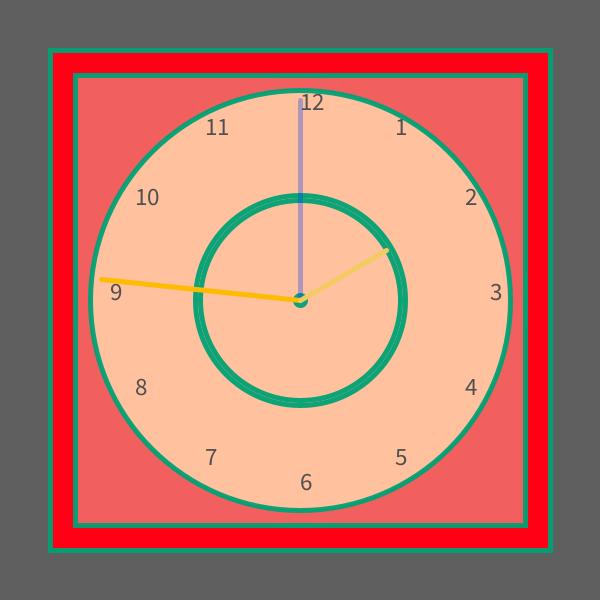
Frame 1 (no input)
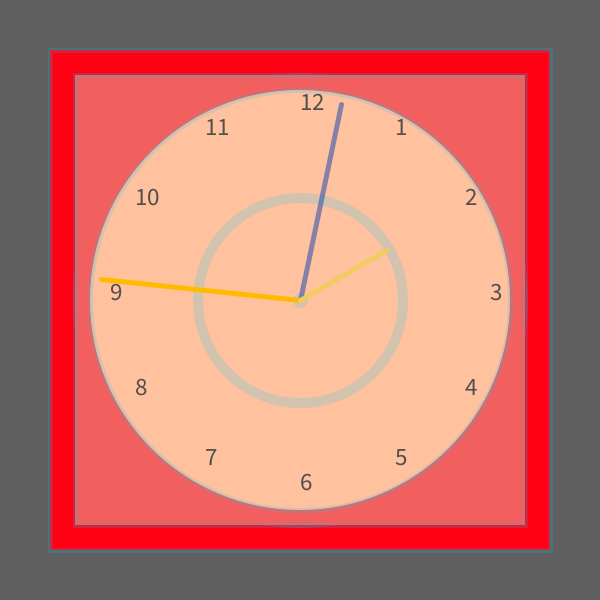
Frame 60 (the mouse pressed at the canvas centre just before this capture)
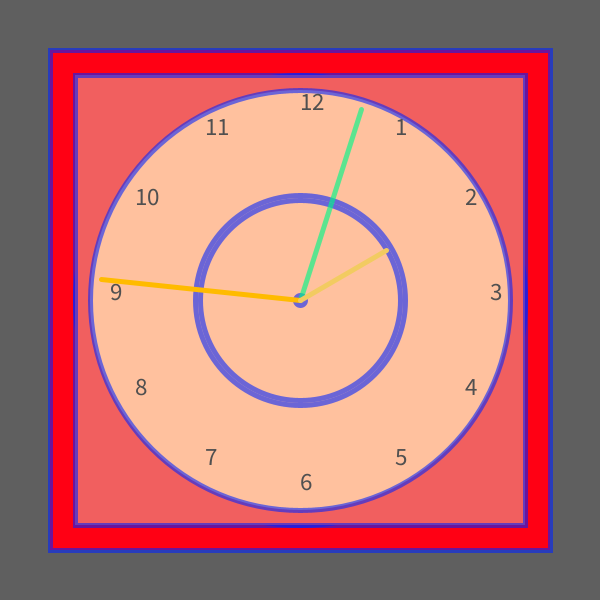
Frame 120 (the mouse held since frame 60 and released just before this capture)

The Processing sketch that drew these frames (run headless with seeded random() and noise(); from frame 60 on, the mouse is pressed at the canvas centre):

// Processing sketch: processing_144264
// ── processing_144264.pde

//Konkuk University
//SOS iDesign
  
//Name: choi in seo
//ID: 201420113

float xW = 50;
float direction = 1;
  





float x,y;
void setup (){
  size(600,600);
  smooth();
  strokeWeight(5);

  textSize(25);
  x=width/2;
  y=height/2;
  
  
  
  
    size(600,600);
  background(68,515,52);
  background(308.8,152.75,500.95);
  background(599.25,439.45,0);
  background(308.8,152.75,500.95);
//  noLoop();
}


void draw(){
  background(95);
  drawClock();
}
 
void drawClock(){

  
  fill(255,0,20);
  stroke(random(0), random(250), random(450), random(255));
  ellipse(x,y,450,450);
  rectMode(CENTER);
  rect(x,y,500,500);
fill(255,193,158);
   fill(241,95,95);
  ellipse(x,y,450,450);
  rectMode(CENTER);
  rect(x,y,450,450);
  fill(255,193,158);
  ellipseMode(CENTER);
  ellipse(x,y,420,420);
  ellipseMode(CENTER);
  ellipse(x,y,210,210);
  ellipseMode(CENTER);
  ellipse(x,y,200,200);
  ellipseMode(CENTER);
  ellipse(x,y,10,10);
  drawNumbers();
  float s_angle = map(second(),0,60,0,TWO_PI);
 
  pushMatrix();
  translate(x,y);
  rotate(s_angle);
  stroke(random(0), random(250), random(450), random(255));
  line(0,0,0,-200);
  popMatrix();
  float M_angle=map(minute(),0,60,0,2*PI);
  pushMatrix();
  translate(x,y);
  rotate(M_angle);
  stroke(255,187,0);
  line(0,0,0,-200);
  popMatrix();
   float h_angle = map(hour(),0,12,0,2*PI);
  pushMatrix();
  translate(x,y);
  rotate(h_angle);
  stroke(242,203,97);
  line(0,0,0,-100);
  popMatrix();
}
 void drawNumbers(){
   float r=190;
   float inc = TWO_PI/12;
   for (int i=1; i<=12; i++){
  float xn=x+cos(i* inc-HALF_PI)*r;
  float yn=y+sin(i*inc-HALF_PI)*r;
   fill(80);
  text(i,xn,yn);
   }
 }
